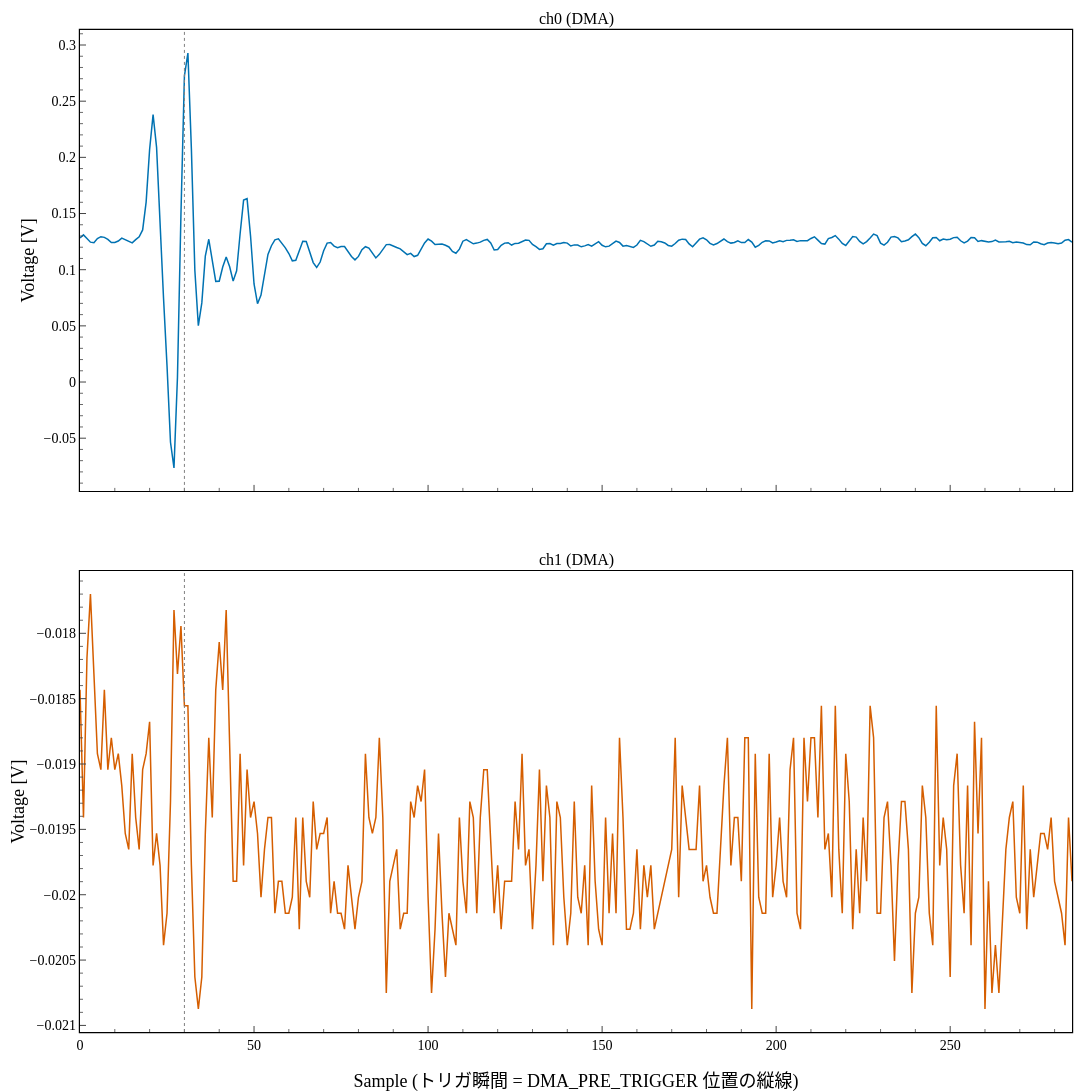

Notebook cell for this chart:
### Markdown cell above
### DMA の動作確認（任意：1 ショットだけ取って表示）

Option B のループに入る前に、DMA がちゃんと設定できているかを 1 回だけ取って確かめます。CH1・CH2 を縦にならべて表示します。

### Code cell
setup_dma()
try:
    waveform_arr = acqADC_DMA(acq_trig_sour_list[trigger_ch])
    w, h = paper_style.figsize(rows=2)  # 16:9 per panel, 2 行積み = 1280 x 1440
    fig = make_subplots(rows=2, cols=1, shared_xaxes=True,
                        subplot_titles=('ch0 (DMA)', 'ch1 (DMA)'),
                        vertical_spacing=0.08)
    # pre-trigger + duty サンプル分だけ表示してトリガ前後の様子を確認
    view_n = DMA_PRE_TRIGGER + duty
    for i, waveform in enumerate(waveform_arr):
        fig.add_trace(go.Scatter(y=waveform[:view_n], mode='lines', name=f'ch{i}'),
                      row=i + 1, col=1)
        # トリガ瞬間 (= サンプル DMA_PRE_TRIGGER) を縦線で示す
        fig.add_vline(x=DMA_PRE_TRIGGER, line=dict(color='gray', width=1, dash='dot'),
                      row=i + 1, col=1)
    fig.update_xaxes(title_text='Sample (トリガ瞬間 = DMA_PRE_TRIGGER 位置の縦線)', row=2, col=1)
    fig.update_yaxes(title_text='Voltage [V]')
    fig.update_layout(width=w, height=h, showlegend=False)
    paper_style.show(fig)
    print(f'shape: ch1={waveform_arr[0].shape} ch2={waveform_arr[1].shape}')
    print(f'range ch1: [{waveform_arr[0].min():.4f}, {waveform_arr[0].max():.4f}] V')
    print(f'baseline (ch1, ch2) = ({BASELINE_V_CH1*1e3:+.3f}, {BASELINE_V_CH2*1e3:+.3f}) mV, '
          f'trig_lvl(delta)={trig_lvl*1e3:.3f} mV → FPGA={(_baseline_for_active_ch()+trig_lvl)*1e3:.3f} mV')
finally:
    teardown_dma()

### Figure 1 — Plotly figure (JSON) as saved in the notebook; plotly's stock layout.template omitted (floating-point values rounded to 4 significant figures; data arrays with more than 128 entries replaced by an {"elided": "..."} marker saying what was removed)
{"data": [{"mode": "lines", "name": "ch0", "type": "scatter", "xaxis": "x", "y": {"elided": "286 float values"}, "yaxis": "y"}, {"mode": "lines", "name": "ch1", "type": "scatter", "xaxis": "x2", "y": {"elided": "286 float values"}, "yaxis": "y2"}], "layout": {"annotations": [{"font": {"size": 16}, "showarrow": false, "text": "ch0 (DMA)", "x": 0.5, "xanchor": "center", "xref": "paper", "y": 1, "yanchor": "bottom", "yref": "paper"}, {"font": {"size": 16}, "showarrow": false, "text": "ch1 (DMA)", "x": 0.5, "xanchor": "center", "xref": "paper", "y": 0.46, "yanchor": "bottom", "yref": "paper"}], "height": 1440, "shapes": [{"line": {"color": "gray", "dash": "dot", "width": 1}, "type": "line", "x0": 30, "x1": 30, "xref": "x", "y0": 0, "y1": 1, "yref": "y domain"}, {"line": {"color": "gray", "dash": "dot", "width": 1}, "type": "line", "x0": 30, "x1": 30, "xref": "x2", "y0": 0, "y1": 1, "yref": "y2 domain"}], "showlegend": false, "width": 1280, "xaxis": {"anchor": "y", "domain": [0, 1], "matches": "x2", "showticklabels": false}, "xaxis2": {"anchor": "y2", "domain": [0, 1], "title": {"text": "Sample (トリガ瞬間 = DMA_PRE_TRIGGER 位置の縦線)"}}, "yaxis": {"anchor": "x", "domain": [0.54, 1], "title": {"text": "Voltage [V]"}}, "yaxis2": {"anchor": "x2", "domain": [0, 0.46], "title": {"text": "Voltage [V]"}}}}
